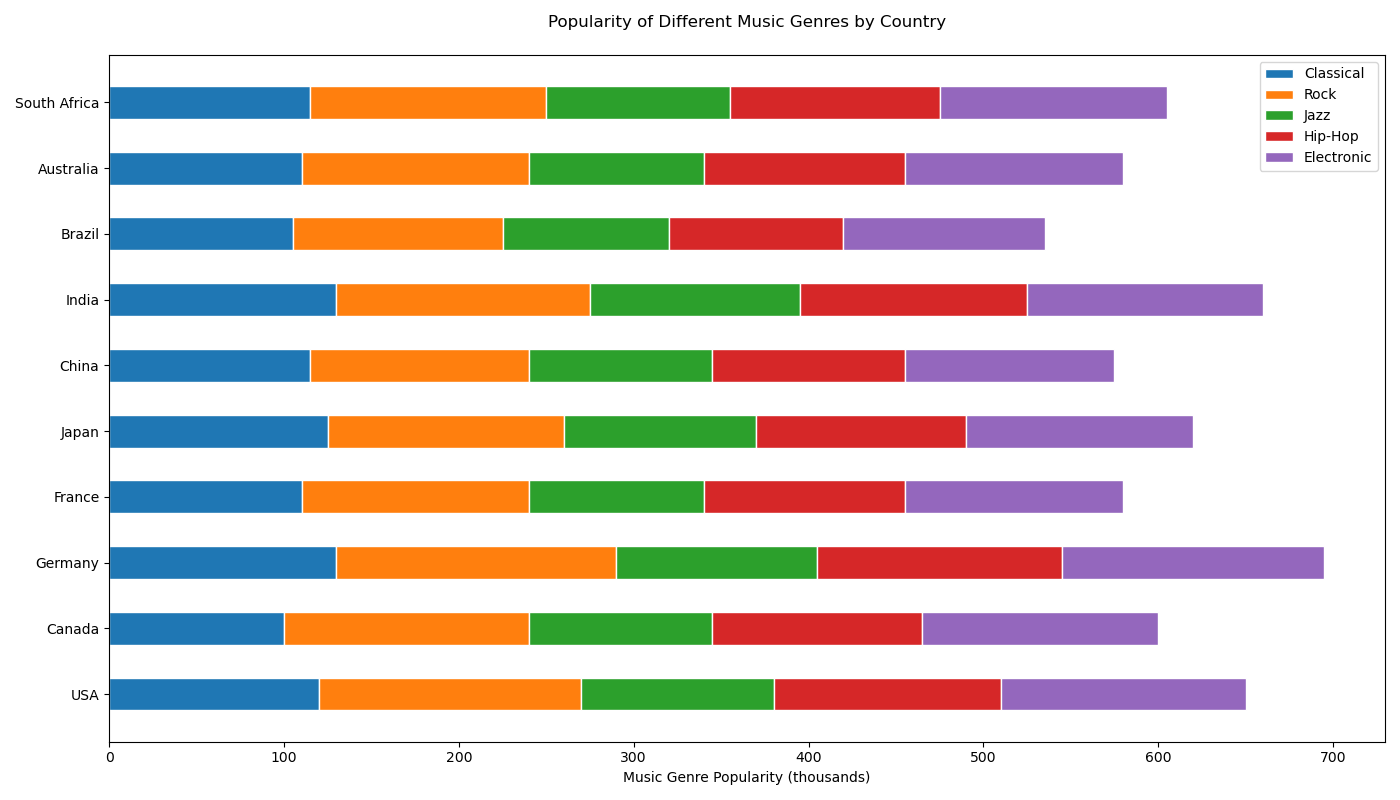

Reproduce this figure in Python.

import matplotlib.pyplot as plt

# Data
countries = ['USA', 'Canada', 'Germany', 'France', 'Japan', 'China', 'India', 'Brazil', 'Australia', 'South Africa']
classical = [120, 100, 130, 110, 125, 115, 130, 105, 110, 115]
rock = [150, 140, 160, 130, 135, 125, 145, 120, 130, 135]
jazz = [110, 105, 115, 100, 110, 105, 120, 95, 100, 105]
hip_hop = [130, 120, 140, 115, 120, 110, 130, 100, 115, 120]
electronic = [140, 135, 150, 125, 130, 120, 135, 115, 125, 130]

# Colors for each genre
colors = ['#1f77b4', '#ff7f0e', '#2ca02c', '#d62728', '#9467bd']

# Figure size
plt.figure(figsize=(14, 8))

# Bar widths
bar_height = 0.5

# Plotting
plt.barh(countries, classical, color=colors[0], edgecolor='white', height=bar_height, label='Classical')
plt.barh(countries, rock, left=classical, color=colors[1], edgecolor='white', height=bar_height, label='Rock')
plt.barh(countries, jazz, left=[classical[i] + rock[i] for i in range(len(jazz))], color=colors[2], edgecolor='white', height=bar_height, label='Jazz')
plt.barh(countries, hip_hop, left=[classical[i] + rock[i] + jazz[i] for i in range(len(hip_hop))], color=colors[3], edgecolor='white', height=bar_height, label='Hip-Hop')
plt.barh(countries, electronic, left=[classical[i] + rock[i] + jazz[i] + hip_hop[i] for i in range(len(electronic))], color=colors[4], edgecolor='white', height=bar_height, label='Electronic')

# Labels and Title
plt.xlabel('Music Genre Popularity (thousands)')
plt.title('Popularity of Different Music Genres by Country', pad=20)
plt.legend(loc='upper right')

# Display the plot
plt.tight_layout()
plt.show()
